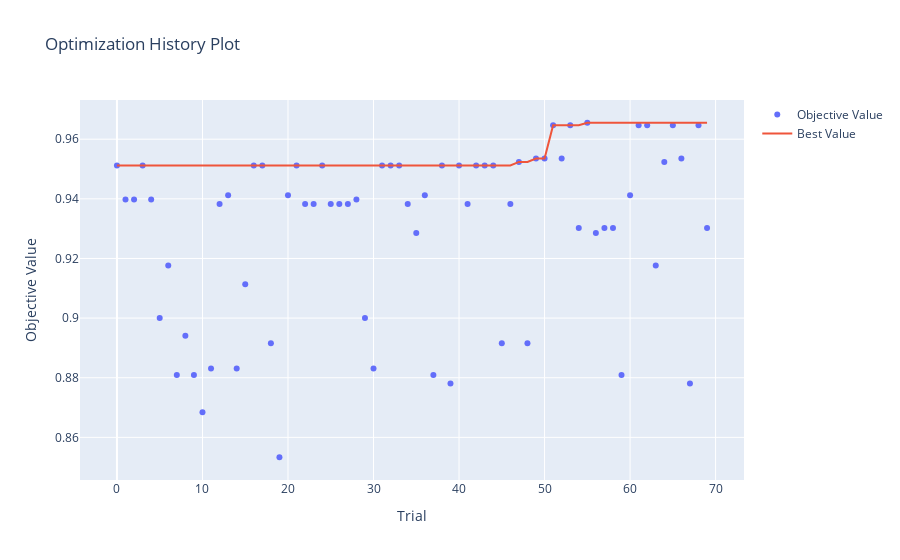

Notebook cell for this chart:
### Code cell
plot_optimization_history(study).show()
